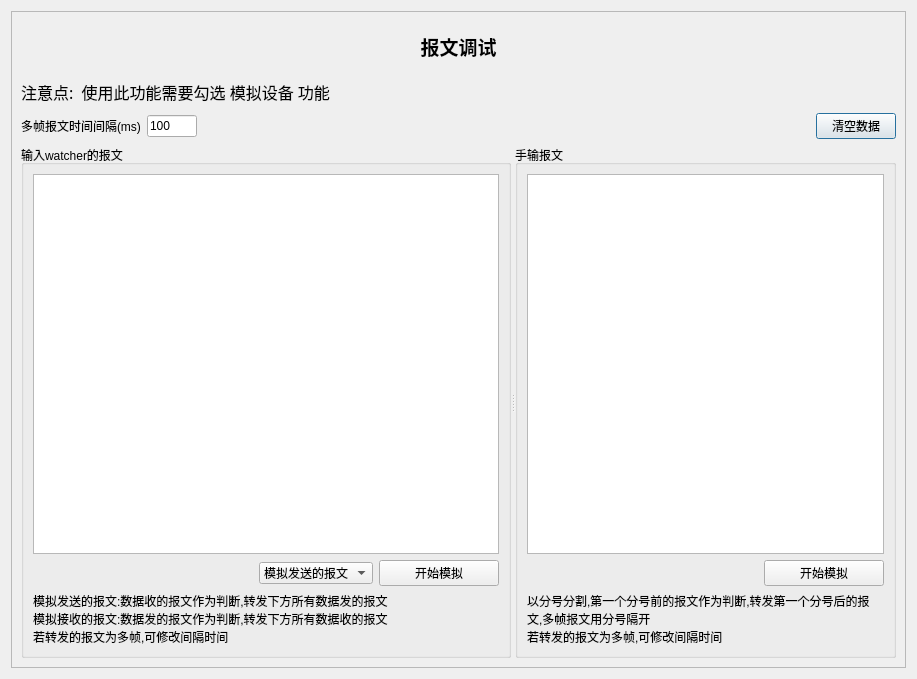
<?xml version="1.0" encoding="UTF-8"?>
<ui version="4.0">
 <class>DialogDebug</class>
 <widget class="QDialog" name="DialogDebug">
  <property name="geometry">
   <rect>
    <x>0</x>
    <y>0</y>
    <width>917</width>
    <height>679</height>
   </rect>
  </property>
  <property name="windowTitle">
   <string>报文调试</string>
  </property>
  <layout class="QGridLayout" name="gridLayout_4">
   <item row="0" column="0">
    <widget class="QFrame" name="frame">
     <property name="frameShape">
      <enum>QFrame::StyledPanel</enum>
     </property>
     <property name="frameShadow">
      <enum>QFrame::Plain</enum>
     </property>
     <layout class="QGridLayout" name="gridLayout_2">
      <item row="0" column="0">
       <widget class="QLabel" name="label">
        <property name="minimumSize">
         <size>
          <width>0</width>
          <height>50</height>
         </size>
        </property>
        <property name="maximumSize">
         <size>
          <width>16777215</width>
          <height>50</height>
         </size>
        </property>
        <property name="font">
         <font>
          <family>新宋体</family>
          <pointsize>14</pointsize>
          <weight>75</weight>
          <bold>true</bold>
         </font>
        </property>
        <property name="text">
         <string>报文调试</string>
        </property>
        <property name="alignment">
         <set>Qt::AlignCenter</set>
        </property>
       </widget>
      </item>
      <item row="1" column="0">
       <widget class="QLabel" name="label_5">
        <property name="maximumSize">
         <size>
          <width>16777215</width>
          <height>30</height>
         </size>
        </property>
        <property name="font">
         <font>
          <family>楷体</family>
          <pointsize>12</pointsize>
          <weight>50</weight>
          <italic>false</italic>
          <bold>false</bold>
         </font>
        </property>
        <property name="text">
         <string>注意点:  使用此功能需要勾选 模拟设备 功能</string>
        </property>
       </widget>
      </item>
      <item row="2" column="0">
       <layout class="QHBoxLayout" name="horizontalLayout">
        <item>
         <widget class="QLabel" name="label_2">
          <property name="maximumSize">
           <size>
            <width>16777215</width>
            <height>30</height>
           </size>
          </property>
          <property name="text">
           <string>多帧报文时间间隔(ms)</string>
          </property>
         </widget>
        </item>
        <item>
         <widget class="QLineEdit" name="lineEdit">
          <property name="maximumSize">
           <size>
            <width>50</width>
            <height>16777215</height>
           </size>
          </property>
          <property name="text">
           <string>100</string>
          </property>
         </widget>
        </item>
        <item>
         <spacer name="horizontalSpacer">
          <property name="orientation">
           <enum>Qt::Horizontal</enum>
          </property>
          <property name="sizeHint" stdset="0">
           <size>
            <width>40</width>
            <height>20</height>
           </size>
          </property>
         </spacer>
        </item>
        <item>
         <widget class="QPushButton" name="Bt_clear">
          <property name="text">
           <string>清空数据</string>
          </property>
         </widget>
        </item>
       </layout>
      </item>
      <item row="3" column="0">
       <widget class="QSplitter" name="splitter">
        <property name="minimumSize">
         <size>
          <width>0</width>
          <height>500</height>
         </size>
        </property>
        <property name="orientation">
         <enum>Qt::Horizontal</enum>
        </property>
        <widget class="QGroupBox" name="groupBox">
         <property name="minimumSize">
          <size>
           <width>0</width>
           <height>130</height>
          </size>
         </property>
         <property name="maximumSize">
          <size>
           <width>16777215</width>
           <height>16777215</height>
          </size>
         </property>
         <property name="title">
          <string>输入watcher的报文</string>
         </property>
         <layout class="QGridLayout" name="gridLayout">
          <item row="1" column="1">
           <spacer name="horizontalSpacer_3">
            <property name="orientation">
             <enum>Qt::Horizontal</enum>
            </property>
            <property name="sizeHint" stdset="0">
             <size>
              <width>40</width>
              <height>20</height>
             </size>
            </property>
           </spacer>
          </item>
          <item row="1" column="3">
           <widget class="QPushButton" name="Bt1">
            <property name="minimumSize">
             <size>
              <width>120</width>
              <height>0</height>
             </size>
            </property>
            <property name="text">
             <string>开始模拟</string>
            </property>
           </widget>
          </item>
          <item row="0" column="0" colspan="4">
           <widget class="QTextEdit" name="textmsg"/>
          </item>
          <item row="1" column="2">
           <widget class="QComboBox" name="cb1">
            <item>
             <property name="text">
              <string>模拟发送的报文</string>
             </property>
            </item>
            <item>
             <property name="text">
              <string>模拟接收的报文</string>
             </property>
            </item>
           </widget>
          </item>
          <item row="2" column="0" colspan="4">
           <widget class="QLabel" name="label_3">
            <property name="text">
             <string>模拟发送的报文:数据收的报文作为判断,转发下方所有数据发的报文
模拟接收的报文:数据发的报文作为判断,转发下方所有数据收的报文
若转发的报文为多帧,可修改间隔时间</string>
            </property>
           </widget>
          </item>
         </layout>
        </widget>
        <widget class="QGroupBox" name="groupBox_3">
         <property name="minimumSize">
          <size>
           <width>0</width>
           <height>160</height>
          </size>
         </property>
         <property name="title">
          <string>手输报文</string>
         </property>
         <layout class="QGridLayout" name="gridLayout_3">
          <item row="4" column="2">
           <widget class="QPushButton" name="Bt2">
            <property name="minimumSize">
             <size>
              <width>120</width>
              <height>0</height>
             </size>
            </property>
            <property name="text">
             <string>开始模拟</string>
            </property>
           </widget>
          </item>
          <item row="3" column="1" colspan="2">
           <widget class="QTextEdit" name="textin"/>
          </item>
          <item row="4" column="1">
           <spacer name="horizontalSpacer_2">
            <property name="orientation">
             <enum>Qt::Horizontal</enum>
            </property>
            <property name="sizeHint" stdset="0">
             <size>
              <width>40</width>
              <height>20</height>
             </size>
            </property>
           </spacer>
          </item>
          <item row="5" column="1" colspan="2">
           <widget class="QLabel" name="label_4">
            <property name="text">
             <string>以分号分割,第一个分号前的报文作为判断,转发第一个分号后的报文,多帧报文用分号隔开
若转发的报文为多帧,可修改间隔时间</string>
            </property>
            <property name="wordWrap">
             <bool>true</bool>
            </property>
           </widget>
          </item>
         </layout>
        </widget>
       </widget>
      </item>
     </layout>
    </widget>
   </item>
  </layout>
 </widget>
 <resources/>
 <connections/>
</ui>
